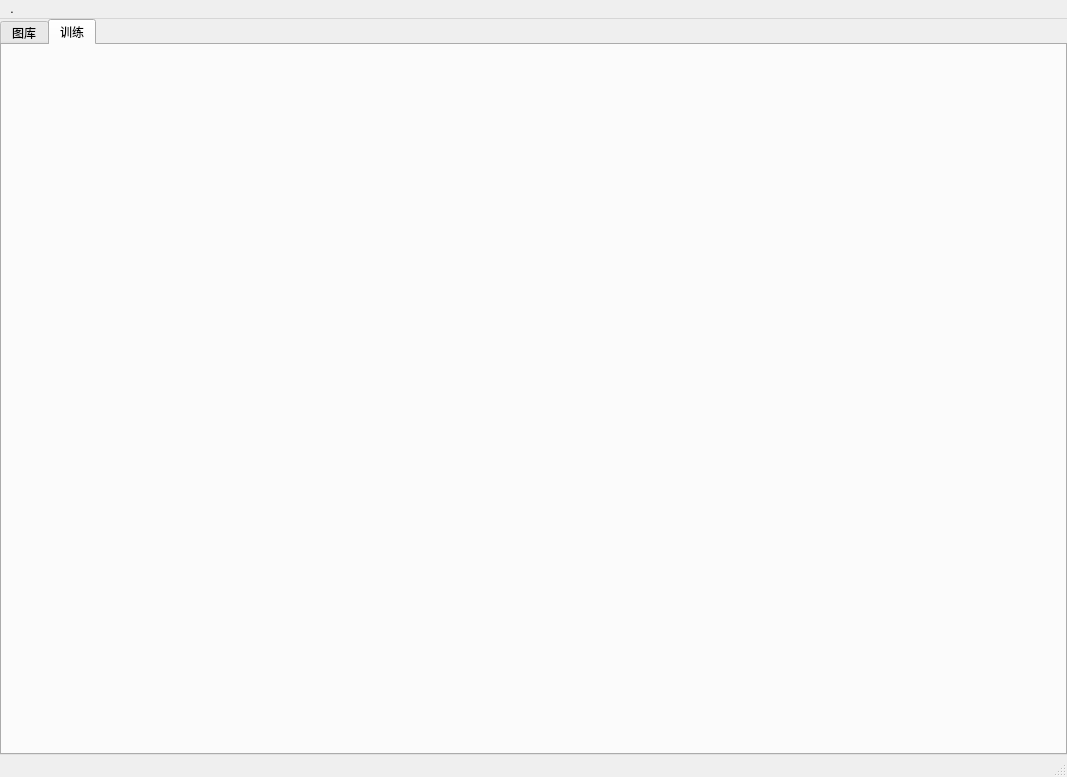
<?xml version="1.0" encoding="UTF-8"?>
<ui version="4.0">
 <class>MainWindow</class>
 <widget class="QMainWindow" name="MainWindow">
  <property name="geometry">
   <rect>
    <x>0</x>
    <y>0</y>
    <width>1067</width>
    <height>777</height>
   </rect>
  </property>
  <property name="windowTitle">
   <string>AI外观检查BOX</string>
  </property>
  <widget class="QWidget" name="centralwidget">
   <layout class="QHBoxLayout" name="horizontalLayout">
    <property name="spacing">
     <number>0</number>
    </property>
    <property name="leftMargin">
     <number>0</number>
    </property>
    <property name="topMargin">
     <number>0</number>
    </property>
    <property name="rightMargin">
     <number>0</number>
    </property>
    <property name="bottomMargin">
     <number>0</number>
    </property>
    <item>
     <widget class="QTabWidget" name="tabWidget">
      <property name="currentIndex">
       <number>1</number>
      </property>
      <widget class="QWidget" name="imgTab">
       <attribute name="title">
        <string>图库</string>
       </attribute>
      </widget>
      <widget class="QWidget" name="trainTab">
       <attribute name="title">
        <string>训练</string>
       </attribute>
      </widget>
     </widget>
    </item>
   </layout>
  </widget>
  <widget class="QStatusBar" name="statusbar"/>
  <widget class="QMenuBar" name="menuBar">
   <property name="geometry">
    <rect>
     <x>0</x>
     <y>0</y>
     <width>1067</width>
     <height>33</height>
    </rect>
   </property>
   <widget class="QMenu" name="menu">
    <property name="title">
     <string>.</string>
    </property>
    <addaction name="separator"/>
    <addaction name="newPjtAct"/>
    <addaction name="openPjtAct"/>
    <addaction name="separator"/>
    <addaction name="sysSettingAct"/>
    <addaction name="separator"/>
    <addaction name="action"/>
   </widget>
   <addaction name="menu"/>
  </widget>
  <action name="newPjtAct">
   <property name="text">
    <string>新建项目</string>
   </property>
  </action>
  <action name="openPjtAct">
   <property name="text">
    <string>打开项目</string>
   </property>
  </action>
  <action name="sysSettingAct">
   <property name="text">
    <string>系统设置</string>
   </property>
  </action>
  <action name="action">
   <property name="text">
    <string>退出</string>
   </property>
  </action>
 </widget>
 <resources/>
 <connections/>
</ui>
